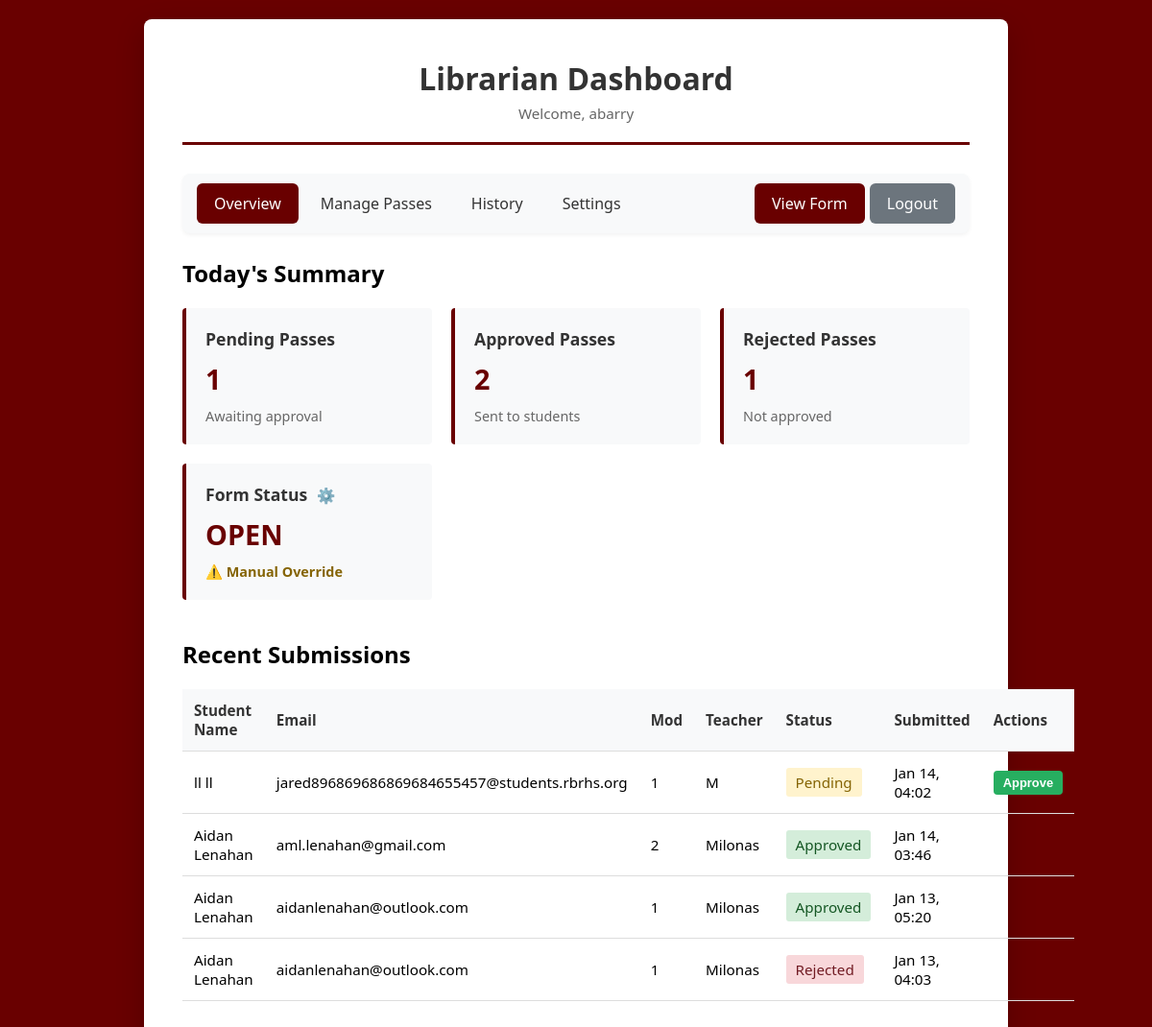
The page /dashboard.php (signed in) on the database as committed earlier.
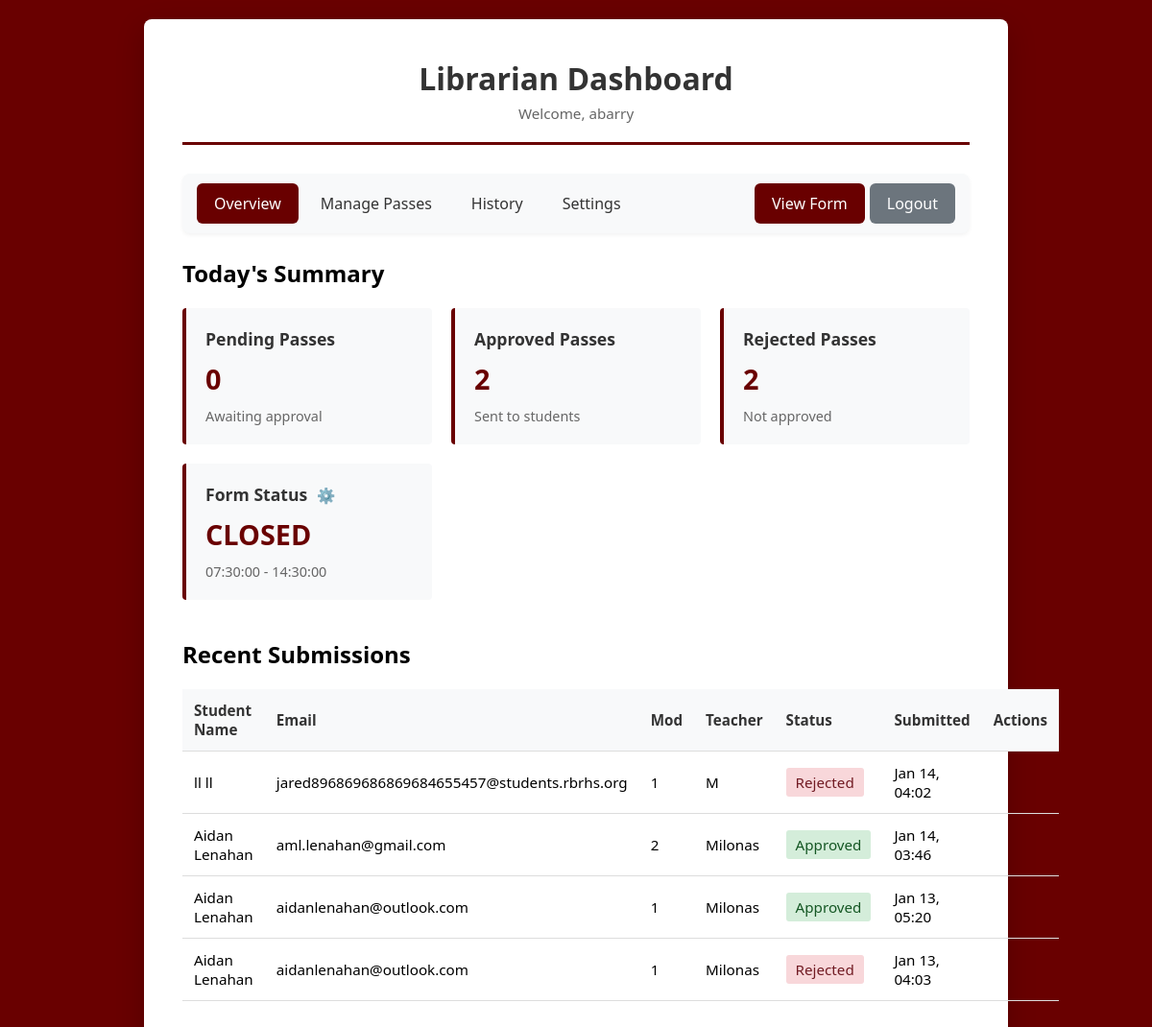
The same page on the database as committed later.
### tables this page shows
CREATE TABLE IF NOT EXISTS `passes_current` (
  `id` int NOT NULL AUTO_INCREMENT,
  `first_name` varchar(50) NOT NULL,
  `last_name` varchar(50) NOT NULL,
  `email` varchar(100) NOT NULL,
  `teacher_name` varchar(100) NOT NULL,
  `mod` int NOT NULL,
  `activities` text NOT NULL,
  `agreement_checked` tinyint(1) DEFAULT '0',
  `status` enum('pending','approved','rejected') DEFAULT 'pending',
  `pass_code` varchar(20) DEFAULT NULL,
  `sent_at` timestamp NULL DEFAULT NULL,
  `created_at` timestamp NULL DEFAULT CURRENT_TIMESTAMP,
  `updated_at` timestamp NULL DEFAULT CURRENT_TIMESTAMP ON UPDATE CURRENT_TIMESTAMP,
  PRIMARY KEY (`id`),
  UNIQUE KEY `pass_code` (`pass_code`)
);

CREATE TABLE IF NOT EXISTS `settings` (
  `id` int NOT NULL AUTO_INCREMENT,
  `form_auto_open` tinyint(1) DEFAULT '0',
  `form_open_time` time DEFAULT NULL,
  `form_close_time` time DEFAULT NULL,
  `auto_approval` tinyint(1) DEFAULT '0',
  `created_at` timestamp NULL DEFAULT CURRENT_TIMESTAMP,
  `updated_at` timestamp NULL DEFAULT CURRENT_TIMESTAMP ON UPDATE CURRENT_TIMESTAMP,
  `form_status_override` tinyint(1) DEFAULT '0',
  `form_status_manual` enum('open','closed') DEFAULT 'open',
  `recent_entries_limit` int DEFAULT '10',
  `disable_weekends` tinyint(1) DEFAULT '0',
  PRIMARY KEY (`id`)
);

### includes/functions.php (called while the page is built, shortened)
<?php
function isFormOpen($pdo) {
    $devStmt = $pdo->query("SELECT bypass_time_restrictions FROM dev_settings LIMIT 1");
    $devSettings = $devStmt->fetch();
    $stmt = $pdo->query("SELECT form_auto_open, form_open_time, form_close_time, form_status_override, form_status_manual, disable_weekends FROM settings LIMIT 1");
    $settings = $stmt->fetch();
    if ($settings['form_status_override']) {
        return $settings['form_status_manual'] === 'open';
    }
    if ($settings['disable_weekends']) {
        $dayOfWeek = date('N');
    }
    $currentTime = date('H:i:s');
    $openTime = $settings['form_open_time'];
    $closeTime = $settings['form_close_time'];
    $current = strtotime($currentTime);
    $open = strtotime($openTime);
    $close = strtotime($closeTime);
    return $current >= $open && $current <= $close;
}
function getSettings($pdo) {
    $stmt = $pdo->query("SELECT * FROM settings LIMIT 1");
    return $stmt->fetch();
}
?>

### dashboard.php (the view, shortened to what this page needs)
<?php
require_once 'includes/config.php';
require_once 'includes/functions.php';
$librarian = $_SESSION['librarian_username'];
$action = $_GET['action'] ?? 'overview';
$settings = getSettings($pdo);
if (!$settings['auto_approval']) {
    try {
        $pdo->exec("
            UPDATE passes_current
            SET status = 'rejected'
            WHERE status = 'pending'
            AND DATE(created_at) < CURDATE()
        ");
    } catch (Exception $e) {
        error_log("Error auto-rejecting old pending passes: " . $e->getMessage());
    }
}
$currentPassesStmt = $pdo->query("
    SELECT * FROM passes_current
    ORDER BY created_at DESC
    LIMIT 100
");
$currentPasses = $currentPassesStmt->fetchAll();
$countStmt = $pdo->query("
    SELECT
        status,
        COUNT(*) as count
    FROM passes_current
    GROUP BY status
");
$statusCounts = [];
while ($row = $countStmt->fetch()) {
    $statusCounts[$row['status']] = $row['count'];
}
?>
<!DOCTYPE html>
<html lang="en">
<head>
    <link rel="stylesheet" href="css/style.css">
</head>
<body>
    <div class="container">
        <div class="header">
            <h1>Librarian Dashboard</h1>
            <p>Welcome, <?php echo htmlspecialchars($librarian); ?></p>
        </div>
        <nav style="background: #f8f9fa; border-radius: 8px; padding: 10px 15px; margin-bottom: 25px; display: flex; align-items: center; gap: 5px; box-shadow: 0 2px 4px rgba(0,0,0,0.05);">
            <a href="?action=overview" style="padding: 10px 18px; text-decoration: none; color: #333; border-radius: 6px; transition: all 0.2s; <?php echo ($action === 'overview' || empty($action)) ? 'background: #690000; color: white; font-weight: 500;' : 'background: transparent;'; ?>" onmouseover="if(this.style.background !== 'rgb(105, 0, 0)') this.style.background='#e9ecef'" onmouseout="if(this.style.background !== 'rgb(105, 0, 0)') this.style.background='transparent'">Overview</a>
            <a href="?action=passes" style="padding: 10px 18px; text-decoration: none; color: #333; border-radius: 6px; transition: all 0.2s; <?php echo $action === 'passes' ? 'background: #690000; color: white; font-weight: 500;' : 'background: transparent;'; ?>" onmouseover="if(this.style.background !== 'rgb(105, 0, 0)') this.style.background='#e9ecef'" onmouseout="if(this.style.background !== 'rgb(105, 0, 0)') this.style.background='transparent'">Manage Passes</a>
            <a href="?action=history" style="padding: 10px 18px; text-decoration: none; color: #333; border-radius: 6px; transition: all 0.2s; <?php echo $action === 'history' ? 'background: #690000; color: white; font-weight: 500;' : 'background: transparent;'; ?>" onmouseover="if(this.style.background !== 'rgb(105, 0, 0)') this.style.background='#e9ecef'" onmouseout="if(this.style.background !== 'rgb(105, 0, 0)') this.style.background='transparent'">History</a>
            <a href="?action=settings" style="padding: 10px 18px; text-decoration: none; color: #333; border-radius: 6px; transition: all 0.2s; <?php echo $action === 'settings' ? 'background: #690000; color: white; font-weight: 500;' : 'background: transparent;'; ?>" onmouseover="if(this.style.background !== 'rgb(105, 0, 0)') this.style.background='#e9ecef'" onmouseout="if(this.style.background !== 'rgb(105, 0, 0)') this.style.background='transparent'">Settings</a>
            <a href="form.php" style="padding: 10px 18px; text-decoration: none; background: #690000; color: white; border-radius: 6px; transition: all 0.2s;" target="_blank" onmouseover="this.style.background='#5e0000ff'" onmouseout="this.style.background='#690000'">View Form</a>
            <a href="logout.php" style="padding: 10px 18px; text-decoration: none; background: #6c757d; color: white; border-radius: 6px; transition: all 0.2s;" onmouseover="this.style.background='#5a6268'" onmouseout="this.style.background='#6c757d'">Logout</a>
        </nav>
        <?php if ($action === 'overview' || empty($action)): ?>
            <h2 style="margin-bottom: 20px;">Today's Summary</h2>
            <div class="dashboard-grid">
                <div class="card">
                    <h3>Pending Passes</h3>
                    <div class="card-value"><?php echo $statusCounts['pending'] ?? 0; ?></div>
                    <p>Awaiting approval</p>
                </div>
                <div class="card">
                    <h3>Approved Passes</h3>
                    <div class="card-value"><?php echo $statusCounts['approved'] ?? 0; ?></div>
                    <p>Sent to students</p>
                </div>
                <div class="card">
                    <h3>Rejected Passes</h3>
                    <div class="card-value"><?php echo $statusCounts['rejected'] ?? 0; ?></div>
                    <p>Not approved</p>
                </div>
                <div class="card" style="position: relative;">
                    <h3>Form Status
                        <button onclick="document.getElementById('statusOverrideModal').style.display='block'"
                                style="border: none; background: none; cursor: pointer; font-size: 0.9em; color: #666; padding: 0 5px;"
                                title="Override Settings">⚙️</button>
                    </h3>
                    <div class="card-value"><?php echo isFormOpen($pdo) ? 'OPEN' : 'CLOSED'; ?></div>
                    <p>
                        <?php if ($settings['form_status_override']): ?>
                            <span style="color: #856404; font-weight: bold;">⚠️ Manual Override</span>
                        <?php else: ?>
                            <?php echo $settings['form_open_time'] . ' - ' . $settings['form_close_time']; ?>
                        <?php endif; ?>
                    </p>
                </div>
            </div>
            <h2 style="margin-top: 40px; margin-bottom: 20px;">Recent Submissions</h2>
            <table>
                <thead>
                    <tr>
                        <th>Student Name</th>
                        <th>Email</th>
                        <th>Mod</th>
                        <th>Teacher</th>
                        <th>Status</th>
                        <th>Submitted</th>
                        <th>Actions</th>
                    </tr>
                </thead>
                <tbody>
                    <?php
                    $recentLimit = $settings['recent_entries_limit'] ?? 10;
                    foreach (array_slice($currentPasses, 0, $recentLimit) as $pass):
                    ?>
                        <tr>
                            <td><?php echo htmlspecialchars($pass['first_name'] . ' ' . $pass['last_name']); ?></td>
                            <td><?php echo htmlspecialchars($pass['email']); ?></td>
                            <td><?php echo $pass['mod']; ?></td>
                            <td><?php echo htmlspecialchars($pass['teacher_name']); ?></td>
                            <td>
                                <span style="padding: 5px 10px; border-radius: 3px;
                                    <?php
                                    if ($pass['status'] === 'approved') echo 'background: #d4edda; color: #155724;';
                                    elseif ($pass['status'] === 'pending') echo 'background: #fff3cd; color: #856404;';
                                    else echo 'background: #f8d7da; color: #721c24;';
                                    ?>
                                ">
                                    <?php echo ucfirst($pass['status']); ?>
                                </span>
                            </td>
                            <td><?php echo date('M d, H:i', strtotime($pass['created_at'])); ?></td>
                            <td>
                                <?php if ($pass['status'] === 'pending'): ?>
                                    <form method="POST" action="" style="display: inline;">
                                        <button type="submit" class="btn btn-success" style="padding: 5px 10px; font-size: 0.85em;">Approve</button>
                                    </form>
                                <?php endif; ?>
                            </td>
                        </tr>
                    <?php endforeach; ?>
                </tbody>
            </table>
        <?php endif; ?>
    </div>
</body>
</html>

### css/style.css (style rules this page uses)
* { margin: 0; padding: 0; box-sizing: border-box; }
body { font-family: 'Segoe UI', Tahoma, Geneva, Verdana, sans-serif; background: #690000; min-height: 100vh; padding: 20px; }
.container { max-width: 900px; margin: 0 auto; background: white; border-radius: 8px; box-shadow: 0 10px 30px rgba(0, 0, 0, 0.2); padding: 40px; }
.header { text-align: center; margin-bottom: 30px; border-bottom: 3px solid #690000; padding-bottom: 20px; }
.header h1 { color: #333; font-size: 2em; margin-bottom: 5px; }
.header p { color: #666; font-size: 0.95em; }
table { width: 100%; border-collapse: collapse; margin-top: 20px; font-size: 0.95em; }
th, td { padding: 12px; text-align: left; border-bottom: 1px solid #ddd; }
th { background: #f8f9fa; font-weight: 600; color: #333; }
.dashboard-grid { display: grid; grid-template-columns: repeat(auto-fit, minmax(250px, 1fr)); gap: 20px; margin-bottom: 40px; }
.card { background: #f8f9fa; border-left: 4px solid #690000; padding: 20px; border-radius: 4px; }
.card h3 { color: #333; margin-bottom: 10px; font-size: 1.1em; }
.card p { color: #666; font-size: 0.9em; }
.card-value { font-size: 1.8em; font-weight: bold; color: #690000; margin: 10px 0; }
.btn { padding: 12px 30px; border: none; border-radius: 4px; font-size: 1em; cursor: pointer; transition: all 0.3s; font-weight: 600; }
.btn-success { background: #27ae60; color: white; }

Rows that differ between the two databases and show on the page:
now on this page (row edited): settings: form_open_time "07:30:00", form_close_time "14:30:00"
changed settings: form_status_override 1 → 0 (drawn)
changed passes_current "ll ll": status "Pending" → "Rejected"; no longer shows "Approve"
Other text that changed with them:
$statusCounts['pending']: "1" → "0"
$statusCounts['rejected']: "1" → "2"
text no longer shown: "OPEN ⚠️ Manual Override"
text now shown: "CLOSED -"
